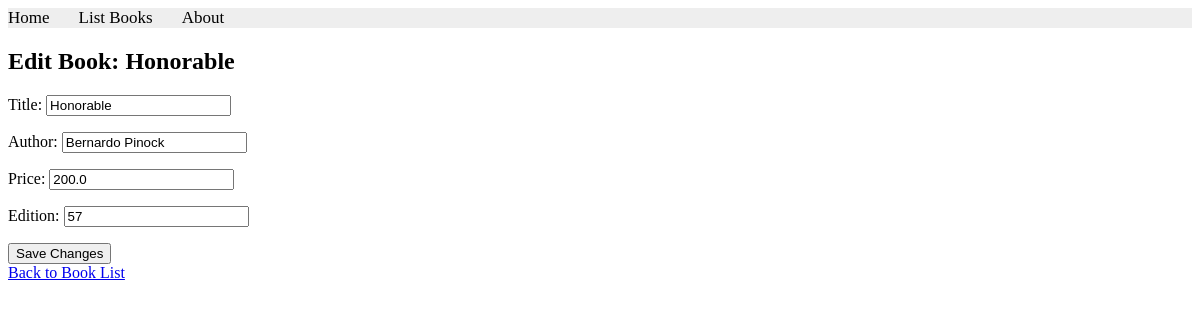
/books/lab9_part2/editbook/1, run on the app's committed database.
### apps/bookmodule/models.py (models this page shows, shortened)
class Book(models.Model):
    title = models.CharField(max_length=50)
    author = models.CharField(max_length=50)
    price = models.FloatField(default=0.0)
    edition = models.SmallIntegerField(default=1)

### apps/bookmodule/views.py (the view)
# urls.py: path('lab9_part2/editbook/<int:id>', views.lab9_part2_edit_book, name='lab9_part2_edit_book'),
def lab9_part2_edit_book(request, id):
    book = get_object_or_404(Book, id=id)
    if request.method == 'POST':
        form = BookForm(request.POST, instance=book)
        if form.is_valid():
            form.save()
            return redirect('lab9_part2_list_books')
    else:
        form = BookForm(instance=book)
    return render(request, 'bookmodule/lab9_part2_edit.html', {'form': form, 'book': book})

### apps/bookmodule/forms.py
class BookForm(forms.ModelForm):
    class Meta:
        model = Book
        fields = ['title', 'author', 'price', 'edition']

### apps/templates/bookmodule/lab9_part2_edit.html (shortened to what this page needs)
{% extends "layouts/base.html" %}
{% block content %}
<h2>Edit Book: {{ book.title }}</h2>
<form method="POST">
    {{ form.as_p }}
    <button type="submit">Save Changes</button>
</form>
<a href="{% url 'lab9_part2_list_books' %}">Back to Book List</a>
{% endblock %}

### data on the page
Book: title "Honorable", author "Bernardo Pinock", price "200.0", edition "57"
